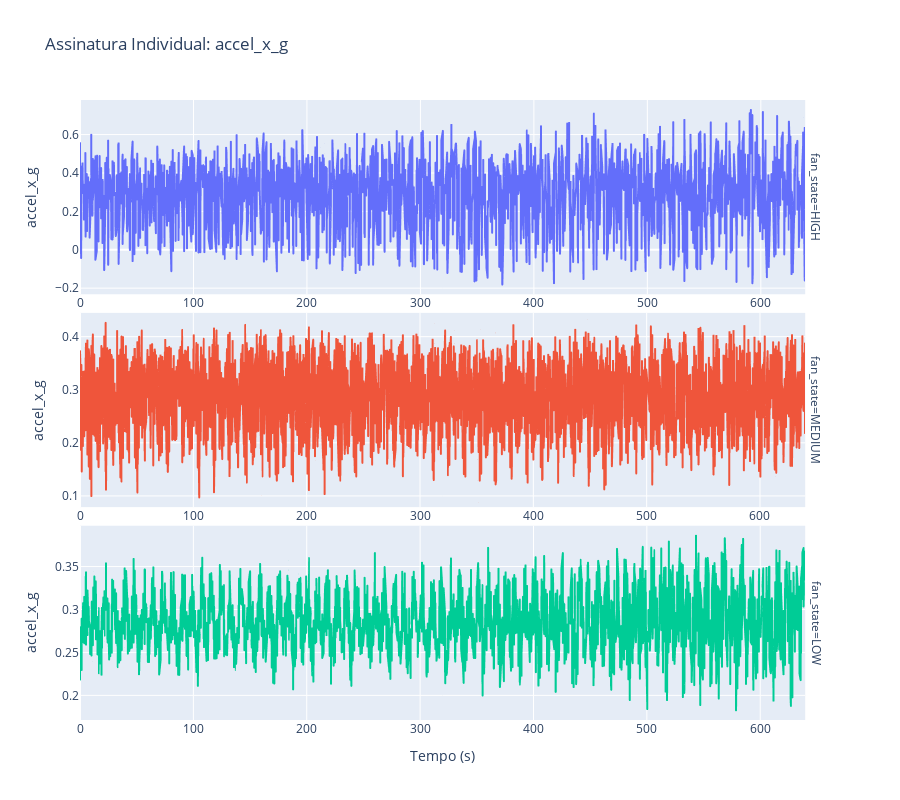
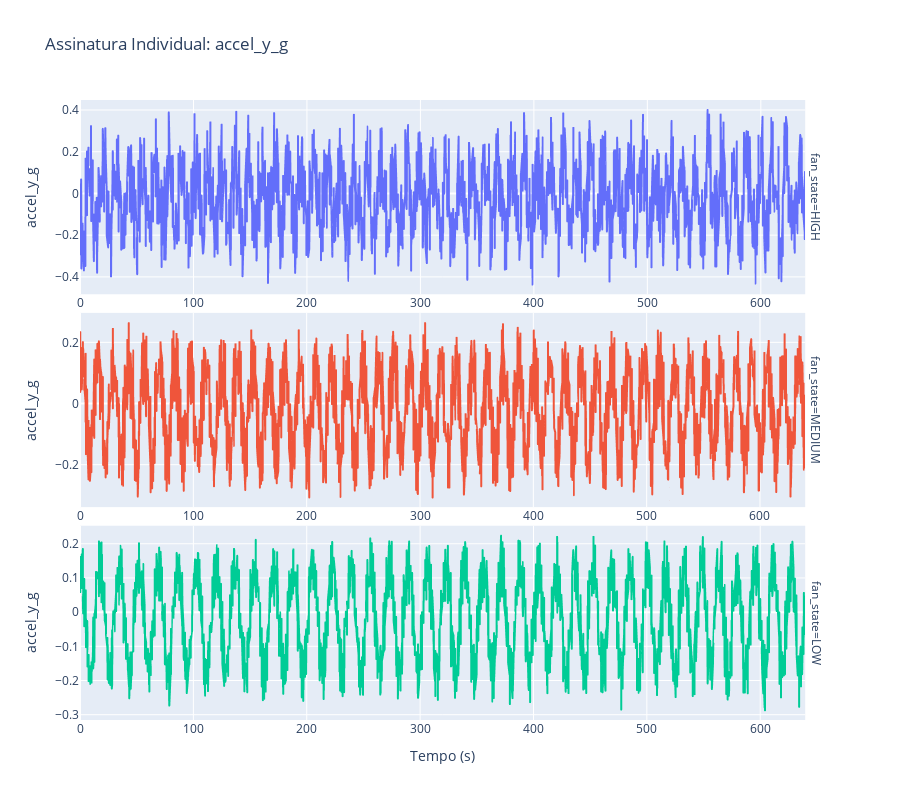
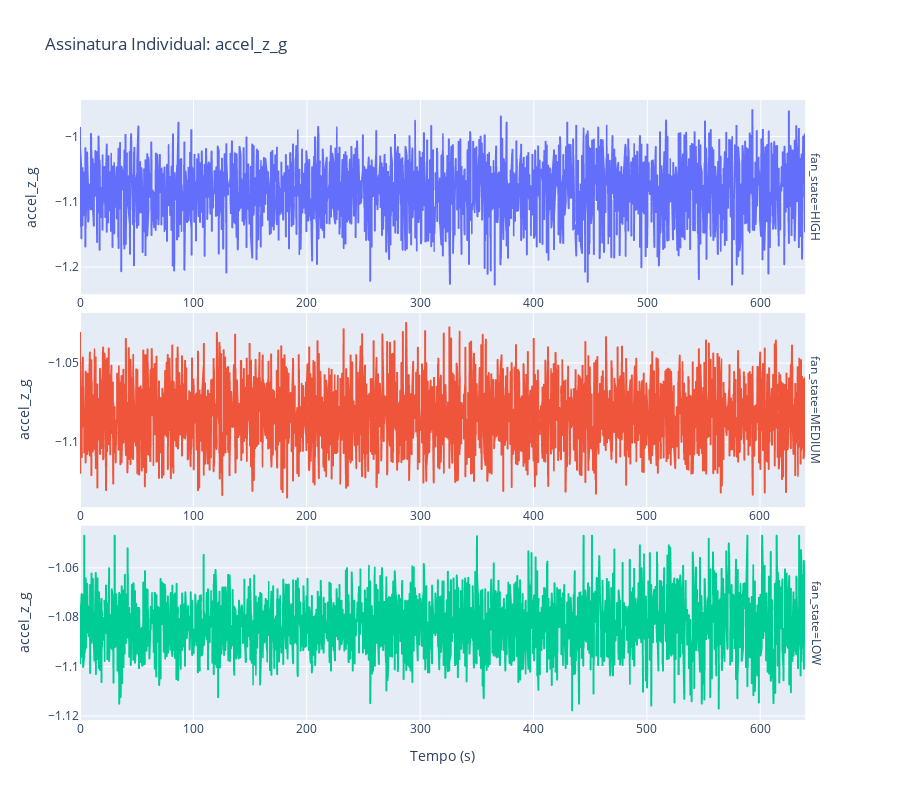
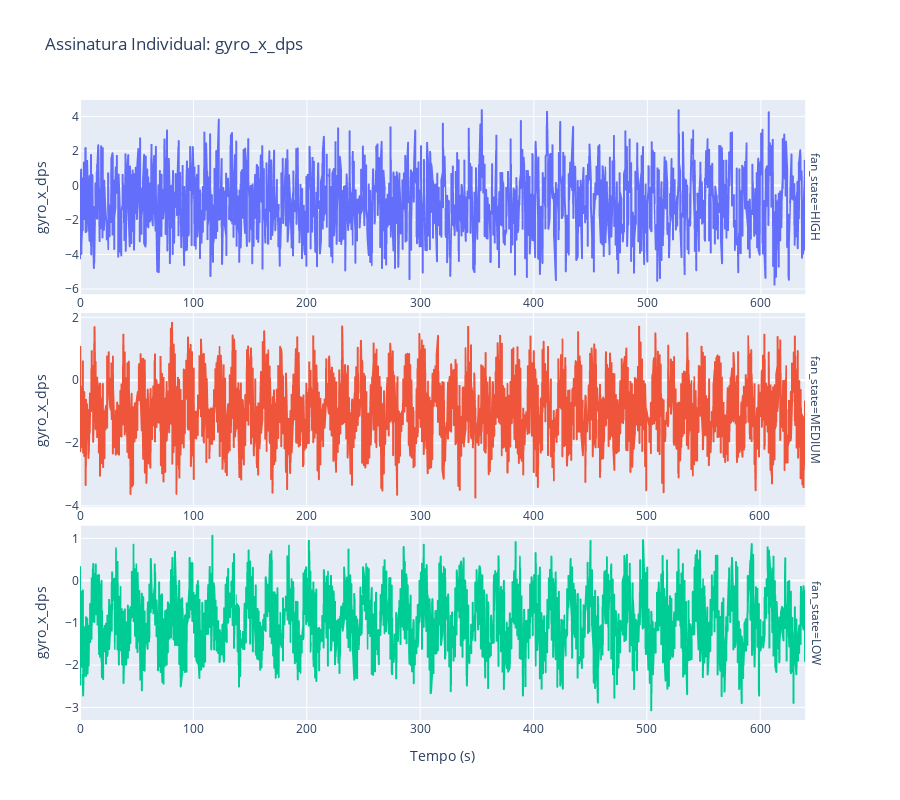

Notebook cell for these charts, in order:
### Code cell
# =============================================================================
# Celula 9: Graficos interativos individuais (Plotly) - dados filtrados
# =============================================================================
print('Gerando graficos individuais por eixo...')

for axis in SENSOR_AXES:
    fig = px.line(
        df, x='relative_time_s', y=axis,
        color='fan_state',
        facet_row='fan_state',
        title=f'Assinatura Individual: {axis}',
        labels={'relative_time_s': 'Tempo (s)', axis: axis},
        category_orders={'fan_state': ['HIGH', 'MEDIUM', 'LOW']},
        height=800,
    )
    fig.update_layout(showlegend=False)
    fig.update_xaxes(matches=None, showticklabels=True)
    fig.update_yaxes(matches=None)
    fig.write_html(os.path.join(OUTPUT_FIGURES, f'02_interactive_individual_{axis}.html'))
    fig.show()
    print(f'  Salvo: 02_interactive_individual_{axis}.html')

### Figure 1 — Plotly figure (JSON) as saved in the notebook; plotly's stock layout.template omitted (floating-point values rounded to 4 significant figures; data arrays with more than 128 entries replaced by an {"elided": "..."} marker saying what was removed)
{"data": [{"hovertemplate": "fan_state=HIGH<br>Tempo (s)=%{x}<br>accel_x_g=%{y}<extra></extra>", "legendgroup": "HIGH", "line": {"color": "#636efa", "dash": "solid"}, "marker": {"symbol": "circle"}, "mode": "lines", "name": "HIGH", "showlegend": true, "type": "scattergl", "x": {"elided": "2493 float values"}, "xaxis": "x3", "y": {"elided": "2493 float values"}, "yaxis": "y3"}, {"hovertemplate": "fan_state=MEDIUM<br>Tempo (s)=%{x}<br>accel_x_g=%{y}<extra></extra>", "legendgroup": "MEDIUM", "line": {"color": "#EF553B", "dash": "solid"}, "marker": {"symbol": "circle"}, "mode": "lines", "name": "MEDIUM", "showlegend": true, "type": "scattergl", "x": {"elided": "2505 float values"}, "xaxis": "x2", "y": {"elided": "2505 float values"}, "yaxis": "y2"}, {"hovertemplate": "fan_state=LOW<br>Tempo (s)=%{x}<br>accel_x_g=%{y}<extra></extra>", "legendgroup": "LOW", "line": {"color": "#00cc96", "dash": "solid"}, "marker": {"symbol": "circle"}, "mode": "lines", "name": "LOW", "showlegend": true, "type": "scattergl", "x": {"elided": "2515 float values"}, "xaxis": "x", "y": {"elided": "2515 float values"}, "yaxis": "y"}], "layout": {"annotations": [{"font": {}, "showarrow": false, "text": "fan_state=LOW", "textangle": 90, "x": 0.98, "xanchor": "left", "xref": "paper", "y": 0.1567, "yanchor": "middle", "yref": "paper"}, {"font": {}, "showarrow": false, "text": "fan_state=MEDIUM", "textangle": 90, "x": 0.98, "xanchor": "left", "xref": "paper", "y": 0.5, "yanchor": "middle", "yref": "paper"}, {"font": {}, "showarrow": false, "text": "fan_state=HIGH", "textangle": 90, "x": 0.98, "xanchor": "left", "xref": "paper", "y": 0.8433, "yanchor": "middle", "yref": "paper"}], "height": 800, "legend": {"title": {"text": "fan_state"}, "tracegroupgap": 0}, "showlegend": false, "title": {"text": "Assinatura Individual: accel_x_g"}, "xaxis": {"anchor": "y", "domain": [0, 0.98], "showticklabels": true, "title": {"text": "Tempo (s)"}}, "xaxis2": {"anchor": "y2", "domain": [0, 0.98], "showticklabels": true}, "xaxis3": {"anchor": "y3", "domain": [0, 0.98], "showticklabels": true}, "yaxis": {"anchor": "x", "domain": [0, 0.3133], "title": {"text": "accel_x_g"}}, "yaxis2": {"anchor": "x2", "domain": [0.3433, 0.6567], "title": {"text": "accel_x_g"}}, "yaxis3": {"anchor": "x3", "domain": [0.6867, 1.0], "title": {"text": "accel_x_g"}}}}

### Figure 2 — Plotly figure (JSON) as saved in the notebook; plotly's stock layout.template omitted (floating-point values rounded to 4 significant figures; data arrays with more than 128 entries replaced by an {"elided": "..."} marker saying what was removed)
{"data": [{"hovertemplate": "fan_state=HIGH<br>Tempo (s)=%{x}<br>accel_y_g=%{y}<extra></extra>", "legendgroup": "HIGH", "line": {"color": "#636efa", "dash": "solid"}, "marker": {"symbol": "circle"}, "mode": "lines", "name": "HIGH", "showlegend": true, "type": "scattergl", "x": {"elided": "2493 float values"}, "xaxis": "x3", "y": {"elided": "2493 float values"}, "yaxis": "y3"}, {"hovertemplate": "fan_state=MEDIUM<br>Tempo (s)=%{x}<br>accel_y_g=%{y}<extra></extra>", "legendgroup": "MEDIUM", "line": {"color": "#EF553B", "dash": "solid"}, "marker": {"symbol": "circle"}, "mode": "lines", "name": "MEDIUM", "showlegend": true, "type": "scattergl", "x": {"elided": "2505 float values"}, "xaxis": "x2", "y": {"elided": "2505 float values"}, "yaxis": "y2"}, {"hovertemplate": "fan_state=LOW<br>Tempo (s)=%{x}<br>accel_y_g=%{y}<extra></extra>", "legendgroup": "LOW", "line": {"color": "#00cc96", "dash": "solid"}, "marker": {"symbol": "circle"}, "mode": "lines", "name": "LOW", "showlegend": true, "type": "scattergl", "x": {"elided": "2515 float values"}, "xaxis": "x", "y": {"elided": "2515 float values"}, "yaxis": "y"}], "layout": {"annotations": [{"font": {}, "showarrow": false, "text": "fan_state=LOW", "textangle": 90, "x": 0.98, "xanchor": "left", "xref": "paper", "y": 0.1567, "yanchor": "middle", "yref": "paper"}, {"font": {}, "showarrow": false, "text": "fan_state=MEDIUM", "textangle": 90, "x": 0.98, "xanchor": "left", "xref": "paper", "y": 0.5, "yanchor": "middle", "yref": "paper"}, {"font": {}, "showarrow": false, "text": "fan_state=HIGH", "textangle": 90, "x": 0.98, "xanchor": "left", "xref": "paper", "y": 0.8433, "yanchor": "middle", "yref": "paper"}], "height": 800, "legend": {"title": {"text": "fan_state"}, "tracegroupgap": 0}, "showlegend": false, "title": {"text": "Assinatura Individual: accel_y_g"}, "xaxis": {"anchor": "y", "domain": [0, 0.98], "showticklabels": true, "title": {"text": "Tempo (s)"}}, "xaxis2": {"anchor": "y2", "domain": [0, 0.98], "showticklabels": true}, "xaxis3": {"anchor": "y3", "domain": [0, 0.98], "showticklabels": true}, "yaxis": {"anchor": "x", "domain": [0, 0.3133], "title": {"text": "accel_y_g"}}, "yaxis2": {"anchor": "x2", "domain": [0.3433, 0.6567], "title": {"text": "accel_y_g"}}, "yaxis3": {"anchor": "x3", "domain": [0.6867, 1.0], "title": {"text": "accel_y_g"}}}}

### Figure 3 — Plotly figure (JSON) as saved in the notebook; plotly's stock layout.template omitted (floating-point values rounded to 4 significant figures; data arrays with more than 128 entries replaced by an {"elided": "..."} marker saying what was removed)
{"data": [{"hovertemplate": "fan_state=HIGH<br>Tempo (s)=%{x}<br>accel_z_g=%{y}<extra></extra>", "legendgroup": "HIGH", "line": {"color": "#636efa", "dash": "solid"}, "marker": {"symbol": "circle"}, "mode": "lines", "name": "HIGH", "showlegend": true, "type": "scattergl", "x": {"elided": "2493 float values"}, "xaxis": "x3", "y": {"elided": "2493 float values"}, "yaxis": "y3"}, {"hovertemplate": "fan_state=MEDIUM<br>Tempo (s)=%{x}<br>accel_z_g=%{y}<extra></extra>", "legendgroup": "MEDIUM", "line": {"color": "#EF553B", "dash": "solid"}, "marker": {"symbol": "circle"}, "mode": "lines", "name": "MEDIUM", "showlegend": true, "type": "scattergl", "x": {"elided": "2505 float values"}, "xaxis": "x2", "y": {"elided": "2505 float values"}, "yaxis": "y2"}, {"hovertemplate": "fan_state=LOW<br>Tempo (s)=%{x}<br>accel_z_g=%{y}<extra></extra>", "legendgroup": "LOW", "line": {"color": "#00cc96", "dash": "solid"}, "marker": {"symbol": "circle"}, "mode": "lines", "name": "LOW", "showlegend": true, "type": "scattergl", "x": {"elided": "2515 float values"}, "xaxis": "x", "y": {"elided": "2515 float values"}, "yaxis": "y"}], "layout": {"annotations": [{"font": {}, "showarrow": false, "text": "fan_state=LOW", "textangle": 90, "x": 0.98, "xanchor": "left", "xref": "paper", "y": 0.1567, "yanchor": "middle", "yref": "paper"}, {"font": {}, "showarrow": false, "text": "fan_state=MEDIUM", "textangle": 90, "x": 0.98, "xanchor": "left", "xref": "paper", "y": 0.5, "yanchor": "middle", "yref": "paper"}, {"font": {}, "showarrow": false, "text": "fan_state=HIGH", "textangle": 90, "x": 0.98, "xanchor": "left", "xref": "paper", "y": 0.8433, "yanchor": "middle", "yref": "paper"}], "height": 800, "legend": {"title": {"text": "fan_state"}, "tracegroupgap": 0}, "showlegend": false, "title": {"text": "Assinatura Individual: accel_z_g"}, "xaxis": {"anchor": "y", "domain": [0, 0.98], "showticklabels": true, "title": {"text": "Tempo (s)"}}, "xaxis2": {"anchor": "y2", "domain": [0, 0.98], "showticklabels": true}, "xaxis3": {"anchor": "y3", "domain": [0, 0.98], "showticklabels": true}, "yaxis": {"anchor": "x", "domain": [0, 0.3133], "title": {"text": "accel_z_g"}}, "yaxis2": {"anchor": "x2", "domain": [0.3433, 0.6567], "title": {"text": "accel_z_g"}}, "yaxis3": {"anchor": "x3", "domain": [0.6867, 1.0], "title": {"text": "accel_z_g"}}}}

### Figure 4 — Plotly figure (JSON) as saved in the notebook; plotly's stock layout.template omitted (floating-point values rounded to 4 significant figures; data arrays with more than 128 entries replaced by an {"elided": "..."} marker saying what was removed)
{"data": [{"hovertemplate": "fan_state=HIGH<br>Tempo (s)=%{x}<br>gyro_x_dps=%{y}<extra></extra>", "legendgroup": "HIGH", "line": {"color": "#636efa", "dash": "solid"}, "marker": {"symbol": "circle"}, "mode": "lines", "name": "HIGH", "showlegend": true, "type": "scattergl", "x": {"elided": "2493 float values"}, "xaxis": "x3", "y": {"elided": "2493 float values"}, "yaxis": "y3"}, {"hovertemplate": "fan_state=MEDIUM<br>Tempo (s)=%{x}<br>gyro_x_dps=%{y}<extra></extra>", "legendgroup": "MEDIUM", "line": {"color": "#EF553B", "dash": "solid"}, "marker": {"symbol": "circle"}, "mode": "lines", "name": "MEDIUM", "showlegend": true, "type": "scattergl", "x": {"elided": "2505 float values"}, "xaxis": "x2", "y": {"elided": "2505 float values"}, "yaxis": "y2"}, {"hovertemplate": "fan_state=LOW<br>Tempo (s)=%{x}<br>gyro_x_dps=%{y}<extra></extra>", "legendgroup": "LOW", "line": {"color": "#00cc96", "dash": "solid"}, "marker": {"symbol": "circle"}, "mode": "lines", "name": "LOW", "showlegend": true, "type": "scattergl", "x": {"elided": "2515 float values"}, "xaxis": "x", "y": {"elided": "2515 float values"}, "yaxis": "y"}], "layout": {"annotations": [{"font": {}, "showarrow": false, "text": "fan_state=LOW", "textangle": 90, "x": 0.98, "xanchor": "left", "xref": "paper", "y": 0.1567, "yanchor": "middle", "yref": "paper"}, {"font": {}, "showarrow": false, "text": "fan_state=MEDIUM", "textangle": 90, "x": 0.98, "xanchor": "left", "xref": "paper", "y": 0.5, "yanchor": "middle", "yref": "paper"}, {"font": {}, "showarrow": false, "text": "fan_state=HIGH", "textangle": 90, "x": 0.98, "xanchor": "left", "xref": "paper", "y": 0.8433, "yanchor": "middle", "yref": "paper"}], "height": 800, "legend": {"title": {"text": "fan_state"}, "tracegroupgap": 0}, "showlegend": false, "title": {"text": "Assinatura Individual: gyro_x_dps"}, "xaxis": {"anchor": "y", "domain": [0, 0.98], "showticklabels": true, "title": {"text": "Tempo (s)"}}, "xaxis2": {"anchor": "y2", "domain": [0, 0.98], "showticklabels": true}, "xaxis3": {"anchor": "y3", "domain": [0, 0.98], "showticklabels": true}, "yaxis": {"anchor": "x", "domain": [0, 0.3133], "title": {"text": "gyro_x_dps"}}, "yaxis2": {"anchor": "x2", "domain": [0.3433, 0.6567], "title": {"text": "gyro_x_dps"}}, "yaxis3": {"anchor": "x3", "domain": [0.6867, 1.0], "title": {"text": "gyro_x_dps"}}}}
